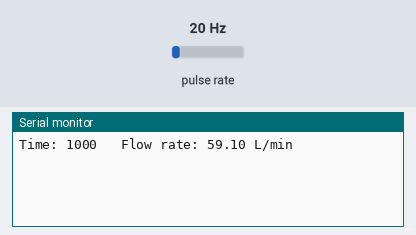
The sketch below on a simulated ESP32. Parts: the last lines printed to the serial monitor. Wiring (inferred from the names in the program): pulse sensor: data GPIO 35. The test bench sets the inputs (shaded band); at power-on: pulse rate 20 Hz.

Above: at 1.2 s.
1.3 s: pulse rate (sensor on GPIO 35) set to 4 Hz
At 2.5 s:
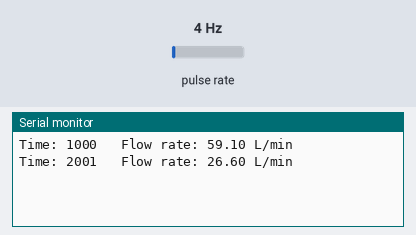
2.8 s: pulse rate (sensor on GPIO 35) set to 50 Hz
At 3.8 s:
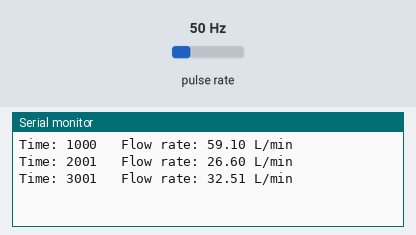
Timing chart, 0 to 5.8 s (numbered marks = the images above; inputs shaded):
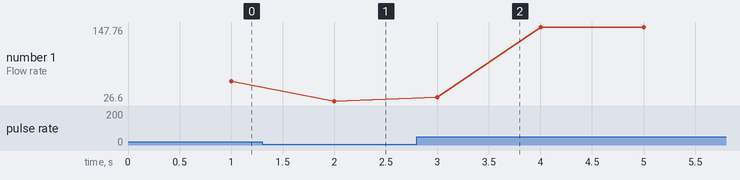

The sketch:

flow_sensor_interrupt.ino
```cpp
#define flowSensorPin 35
volatile uint32_t flowPulseCount = 0;  // Shared with ISR, must be volatile
uint32_t lastMeasurementTime = 0;
uint32_t lastPulseCount = 0;
const uint32_t flowSensorReadRate = 1000;  // in ms, e.g. 1000 = every 1 second
const float pulsesPerLiter = 338.39;               // number of pulses per liter

void flowSensorISR() {
  flowPulseCount++;  // Just increment the counter
}

void setup() {
  pinMode(flowSensorPin, INPUT);
  attachInterrupt(digitalPinToInterrupt(flowSensorPin), flowSensorISR, RISING);
  Serial.begin(115200);
}

void loop() {
  if (millis() - lastMeasurementTime >= flowSensorReadRate) {
      lastMeasurementTime = millis();
    noInterrupts();  // Prevent ISR from changing the value while we read
    unsigned long pulses = flowPulseCount;
    flowPulseCount = 0;  // Reset for next interval
    interrupts();

    float flowRate = (pulses * 1000.0) / (pulsesPerLiter * (flowSensorReadRate / 1000.0));
    Serial.print("Time: ");
    Serial.print(lastMeasurementTime);
    Serial.print("\t Flow rate: ");
    Serial.print(flowRate);
    Serial.println(" L/min");
  }
}
```

Measured:
- after the input at 1.3 s, the serial monitor: prints a new line after 0.70 s (image 1)
- after the input at 2.8 s, the serial monitor: prints a new line after 0.20 s (image 2)
- plotted number 1: 59.1 → 26.6 after the input at 1.3 s, 26.6 → 147.76 after the input at 2.8 s
